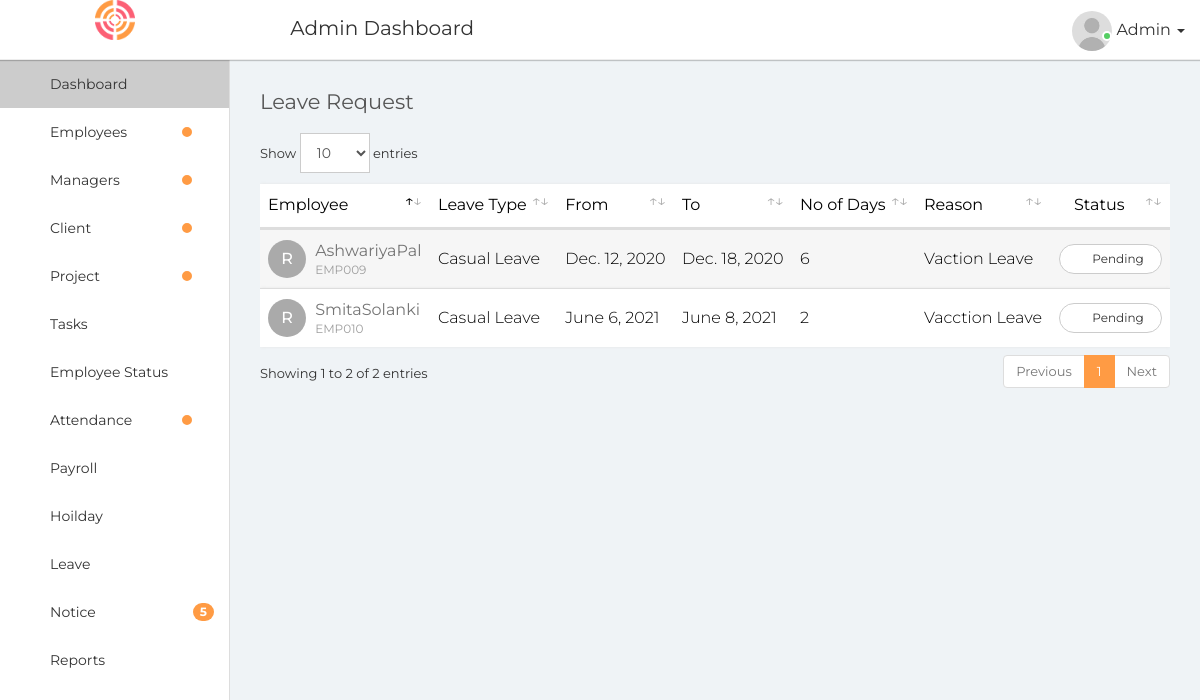
/adminDashboard/leave, run on the app's committed database.
### EMS/models.py (models this page shows)
class Leave(models.Model):
    leaveId = models.IntegerField(primary_key=True)
    employeeId = models.CharField(max_length=20)
    employeeName = models.CharField(max_length=20, null=True)
    managerId = models.CharField(max_length=20, null=True)
    startDate = models.DateField()
    endDate = models.DateField()
    totalDays = models.IntegerField(default=0)
    employeeReason = models.CharField(max_length=40)
    managerReason = models.CharField(max_length=40)
    appliedDate = models.DateTimeField(default=datetime.now, blank=True)
    status = models.CharField(max_length=10)
    leaveType = models.CharField(max_length=20, null=True)

### EMS/views.py (the view)
# urls.py: path('adminDashboard/leave', views.adminLeave, name="adminLeave"),
def adminLeave(request):
    l = Leave.objects.filter(status='Pending')
    n = l[0].employeeId
    name = Employee.objects.filter(empCode=n)
    return render(request, "adminDashboard/leave.html", {'l': l, 'name':name})

### EMS/templates/adminDashboard/leave.html
{% extends 'adminDashboard/base.html' %}
{% load static %}
{% block content %}
 <div class="page-wrapper">
                <div class="content container-fluid">
					<div class="row">
						<div class="col-xs-8">
							<h4 class="page-title">Leave Request</h4>
						</div>
					</div>
					<div class="row">
						<div class="col-md-12">
							<div class="table-responsive">
								<table class="table table-striped custom-table m-b-0 datatable">
									<thead>
										<tr>
											<th>Employee</th>
											<th>Leave Type</th>
											<th>From</th>
											<th>To</th>
											<th>No of Days</th>
											<th>Reason</th>
											<th class="text-center">Status</th>
										</tr>
									</thead>
									<tbody>
									{% for i in l %}
										<tr>
											<td>
												<a class="avatar">R</a>
												<h2><a href="#">{{i.employeeName}} <span>{{i.employeeId}}</span></a></h2>
											</td>
											<td>{{i.leaveType}}</td>
											<td>{{i.startDate}}</td>
											<td>{{i.endDate}}</td>
											<td>{{i.totalDays}}</td>
											<td>{{i.employeeReason}}</td>
											<td class="text-center">
												<div class="dropdown action-label">
													<a class="btn btn-white btn-sm rounded dropdown-toggle" href="#" data-toggle="dropdown" aria-expanded="false">
														<i class="fa fa-dot-circle-o text-purple"></i> {{i.status}}
													</a>
												</div>
											</td>
										</tr>
									{% endfor %}
									</tbody>
								</table>
							</div>
						</div>
					</div>
                </div>
{% endblock %}

### data on the page
Leave: employeeName "AshwariyaPal", employeeId "EMP009", leaveType "Casual Leave", startDate "Dec. 12, 2020", endDate "Dec. 18, 2020", totalDays "6", employeeReason "Vaction Leave", status "Pending"
Leave: employeeName "SmitaSolanki", employeeId "EMP010", leaveType "Casual Leave", startDate "June 6, 2021", endDate "June 8, 2021", totalDays "2", employeeReason "Vacction Leave", status "Pending"
